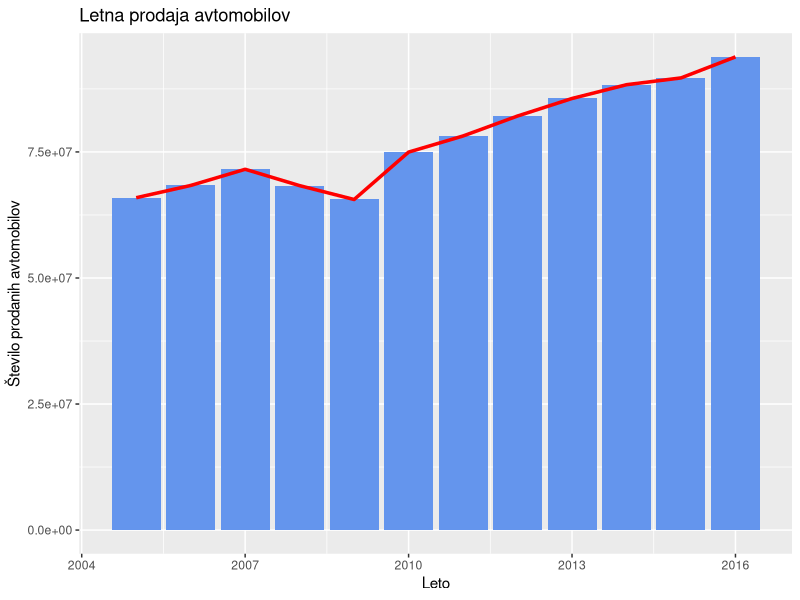
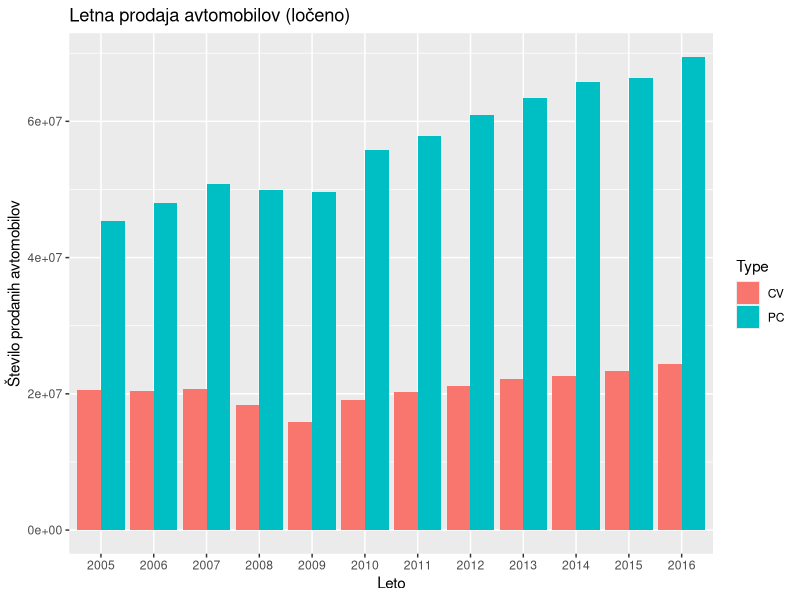
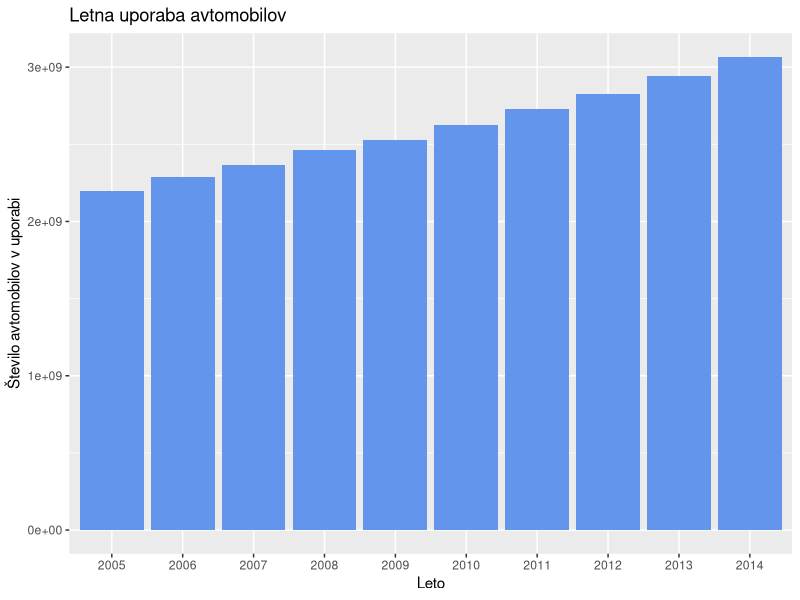
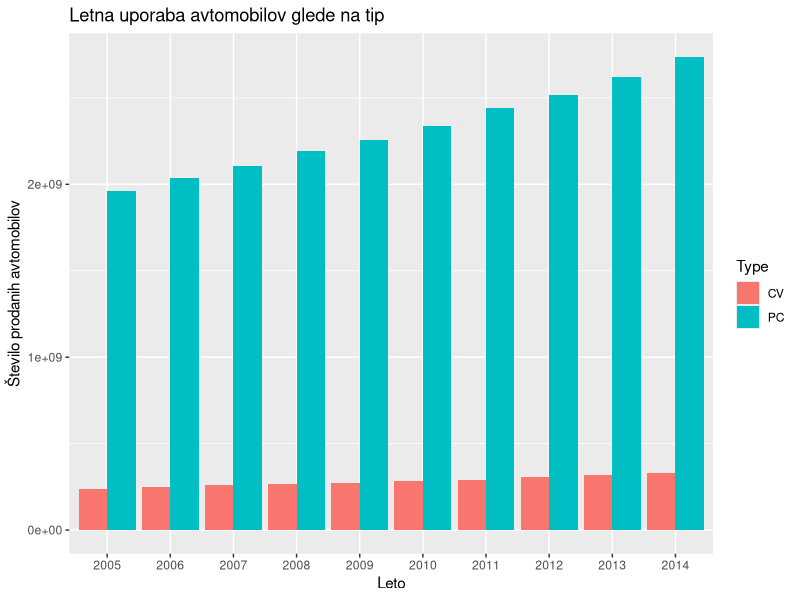

Write the R code that produced these figures, in order. (Note: this script raises an error after producing the figures.)
#VIZUALIZACIJA PODATKOV

library(readr)
library(dplyr)
library(ggplot2)

prodaja <- read.csv2("podatki/urejeni/prodaja.csv")

#prodaja po letih (ni ločeno glede na tip vozila)

letna.prodaja <- prodaja %>% group_by(Year) %>% summarise( Annual = sum(Number)) 

graf.prodaja <- ggplot(data = letna.prodaja) + aes(x=Year, y=Annual) + geom_bar(stat="identity",fill ="cornflowerblue") + geom_line(color="red",size=1.2)
graf.prodaja<- graf.prodaja + xlab("Leto") + ylab("Število prodanih avtomobilov") +ggtitle("Letna prodaja avtomobilov")
print(graf.prodaja)

#prodaja po letih (ločeno glede na tip vozila)
letna.prodaja2 <- prodaja %>% group_by(Year, Type) %>% summarise(Annual = sum(Number))
graf.prodaja2 <- ggplot(data = letna.prodaja2, aes(x = factor(Year), y = Annual, fill = Type)) + geom_bar(stat="identity", position="dodge")
graf.prodaja2 <- graf.prodaja2 + xlab("Leto") + ylab("Število prodanih avtomobilov") + ggtitle("Letna prodaja avtomobilov (ločeno)")
print(graf.prodaja2)

#uporaba po letih (ni loceno glede na tip vozila)
uporaba <- read.csv2("podatki/urejeni/uporaba.csv")

letna.uporaba  <- uporaba %>% group_by(Year) %>% summarise( Annual = sum(Number))

graf.uporaba <- ggplot(data = letna.uporaba, aes(x=factor(Year), y=Annual)) + geom_bar(stat="identity",fill ="cornflowerblue")
graf.uporaba <- graf.uporaba + xlab("Leto") + ylab("Število avtomobilov v uporabi") +ggtitle("Letna uporaba avtomobilov")
print(graf.uporaba)

#uporaba po letih loceno glede na tip vozila
letna.uporaba2  <- uporaba %>% group_by(Year, Type) %>% summarise( Annual = sum(Number))

graf.uporaba2<- ggplot(data = letna.uporaba2, aes(x = factor(Year), y = Annual, fill = Type)) + geom_bar(stat="identity", position="dodge")
graf.uporaba2 <- graf.uporaba2 + xlab("Leto") + ylab("Število prodanih avtomobilov") + ggtitle("Letna uporaba avtomobilov glede na tip") 
print(graf.uporaba2)

#proizvodnja po letih (ni ločeno glede na tip vozila)
proizvodnja <- read.csv2("podatki/urejeni/proizvodnja.csv")

#proizvodnja po letih (ni ločeno glede na tip vozila)
letna.proizvodnja <- proizvodnja %>% group_by(Year) %>% summarise(Annual = sum(Number, na.rm = TRUE)) #na.rm = TRUE mankajoče vrednosti odstranjene
graf.proizvodnja <- ggplot(data = letna.proizvodnja, aes(x= factor(Year),y=Annual)) + geom_bar(stat="identity",fill="cornflowerblue")
graf.proizvodnja <- graf.proizvodnja + xlab("Leto") +ylab("Število proizvedenih avtomobilov") + ggtitle("Letna proizvodnja avtomobilov")
print(graf.proizvodnja)

#proizvodnja po letih (ločeno glede na tip vozila)

letna.proizvodnja2 <- proizvodnja %>% group_by(Year,Type) %>% summarise(Annual = sum(Number, na.rm = TRUE))
graf.proizvodnja2 <- ggplot(data = letna.proizvodnja2, aes(x= factor(Year),y=Annual,fill=Type)) + geom_bar(stat="identity", position = "dodge")
graf.proizvodnja2 <- graf.proizvodnja2 + xlab("Leto") +ylab("Število proizvedenih avtomobilov") + ggtitle("Letna proizvodnja avtomobilov")
print(graf.proizvodnja2)


#prikaz podatkov na zemljevidu za proizvodnjo v letu 2015

pro2015 <- proizvodnja %>% filter(Year == 2015) %>%group_by(Country) %>% summarise(Production = sum(Number))


#tabela geografske širine in višine posamezne države
koordinati <- read.csv("podatki/neurejeni/koordinati.csv")
koordinati <- koordinati[c(1,5,6)]
colnames(koordinati) <- c("Country","Latitude","Longitude")
koordinati$Country <- toupper(koordinati$Country)
koordinati$Country <- parse_character(koordinati$Country)

#dodamo podatke o koordinatah 
pro2015 <- left_join(pro2015, koordinati, by="Country")

#zemljevid sveta
library(maps)
map()
symbols(pro2016$Longitude, pro2016$Latitude, bg="blue",,lwd = 1, circles = pro2016$Production, inches=0.25, add = TRUE)



